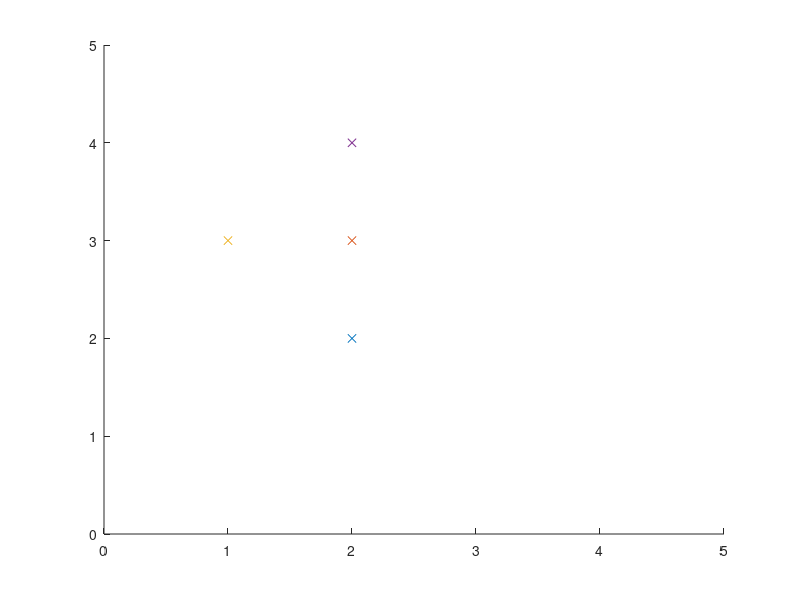
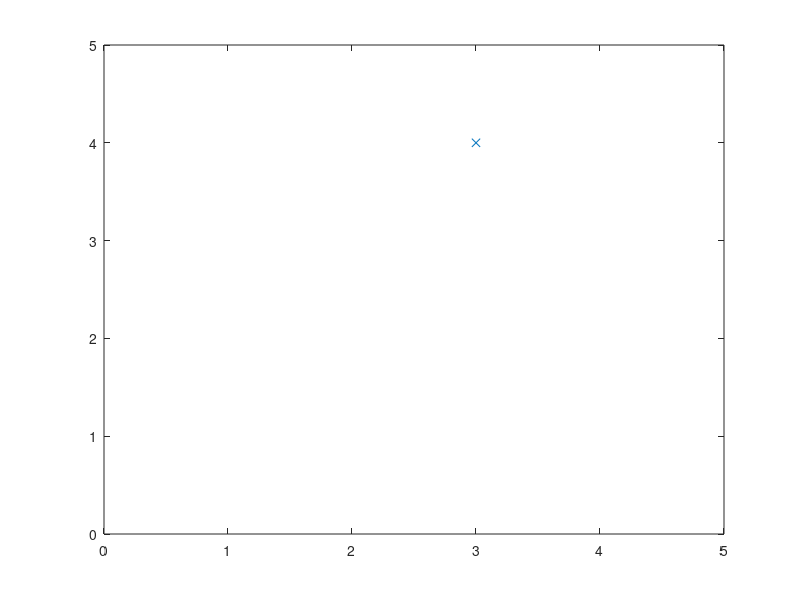

The MATLAB source for these figures, in order:
close all
hold on
figure(1)
plot(2,2,'x')
        figure(2)
        plot(2,3,'x')
figure(1)
plot(2,3,'x')
        figure(2)
        plot(2,4,'x')
        
figure(1)
plot(1,3,'x')
axis([0,5,0,5])
        figure(2)
        plot(3,4,'x')
        axis([0,5,0,5])
figure(1)
plot(2,4,'x')
      